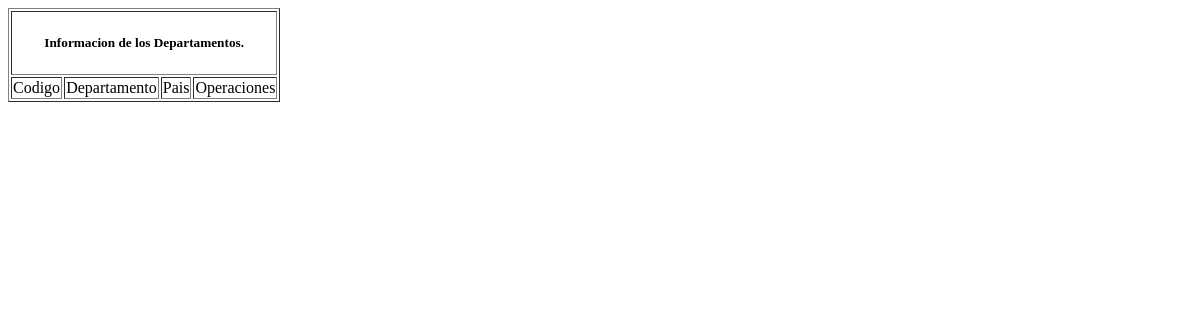
Before: /Views/consultar_departamento.php with the older database file.
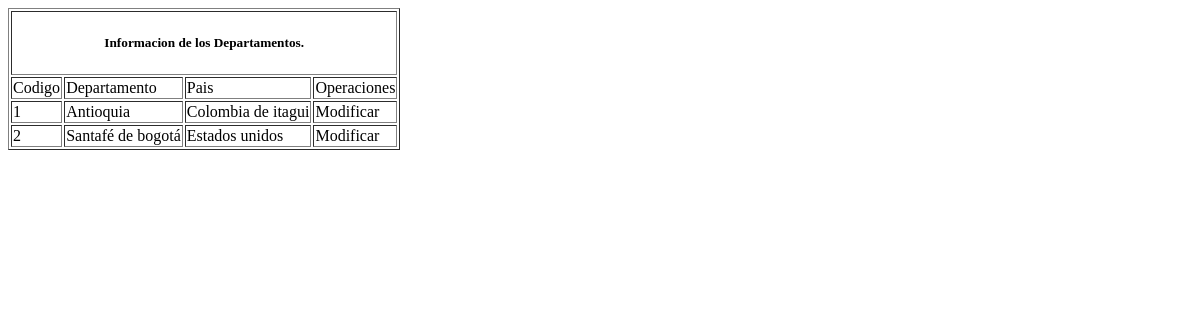
After: the same page with the newer database file.
### tables this page shows
CREATE TABLE `tbl_departamento` (
  `depar_cod` int(11) NOT NULL,
  `pais_cod` int(11) NOT NULL,
  `nombre` varchar(50) NOT NULL
);

CREATE TABLE `tbl_pais` (
  `pais_cod` int(11) NOT NULL,
  `pais_nom` varchar(100) NOT NULL
);

### Model/departamento.class.php (called while the page is built, shortened)
<?php
  class Gestion_departamento{
  public static function mostrardepartamento(){
		$pdo = ConexionBD::AbrirBD();
		$pdo->setAttribute(PDO::ATTR_ERRMODE, PDO::ERRMODE_EXCEPTION);
		$sql= "select tbl_departamento.depar_cod, tbl_departamento.nombre, tbl_pais.pais_nom
            from tbl_departamento
            inner join tbl_pais
            on tbl_departamento.pais_cod = tbl_pais.pais_cod";
		$query= $pdo->prepare($sql);
		$query->execute();
		$result=$query->fetchALL(PDO::FETCH_BOTH);
		return $result;
	}
}
 ?>

### Views/consultar_departamento.php (the view, shortened to what this page needs)
<?php
 require_once('../Model/departamento.class.php');
 $departamento =Gestion_departamento::mostrardepartamento();
 ?>
<!DOCTYPE html>
<html>
  <head>
  </head>
  <body>
    <div class="tablaciudad">
      <section>
        <table  border="1px" class="buscador" class="highlight">
          <thead>
            <th colspan="5"><center><h5>Informacion de los Departamentos.</h5></center></th>
            <tr>
              <td>Codigo</td>
              <td>Departamento</td>
              <td>Pais</td>
              <td>Operaciones</td>
            </tr>
          </thead>
          <tbody>
            <?php foreach ($departamento as $bn): ?>
              <tr>
                <td><?php echo $bn["depar_cod"];  ?></td>
                <td><?php echo $bn["nombre"];  ?></td>
                <td><?php echo $bn["pais_nom"];  ?></td>
                <td>
                  <span style="cursor:pointer;" onclick="valida3(<?php echo $bn["depar_cod"]; ?>)">Modificar</span>
                </td>
              </tr>
           <?php endforeach ?>
          </tbody>
        </table>
      </section>
    </div>
  </body>
</html>

Changed rows visible on the page:
added tbl_departamento: depar_cod "1", nombre "Antioquia", pais_cod.pais_nom "Colombia de itagui"
added tbl_departamento: depar_cod "2", nombre "Santafé de bogotá", pais_cod.pais_nom "Estados unidos"
